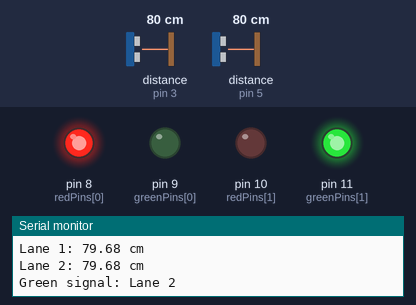
Bench run of a sketch on a simulated Arduino Uno, built with avr-gcc and run on an emulated ATmega328P. On the bench: output pins drawn as LEDs (lit = HIGH), the last lines printed to the serial monitor. Wiring (inferred from the names in the program): 2 × ultrasonic range finder: trigger pin 2, echo pin 3 / trigger pin 4, echo pin 5. The test bench sets the inputs (shaded band); at power-on: distance to the obstacle (sensors on pin 3, pin 5) 80 cm. The echo pulse lasts 58.3 µs per cm; pins used as bus, display or sensor lines are not drawn.

Above: at 6.9 s.
7.0 s: distance to the obstacle (sensor on pin 3) set to 71 cm
13.8 s: distance to the obstacle (sensor on pin 5) set to 4 cm
At 18.1 s:
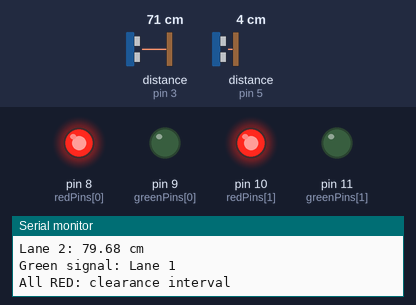
25.9 s: distance to the obstacle (sensor on pin 5) set to 2 cm
At 31.4 s:
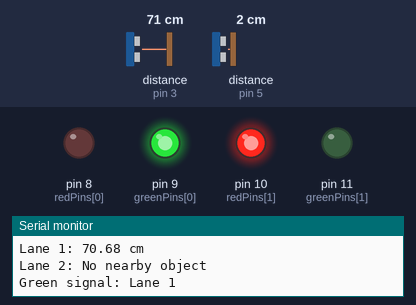
38.0 s: distance to the obstacle (sensor on pin 5) set to 9 cm
At 43.6 s:
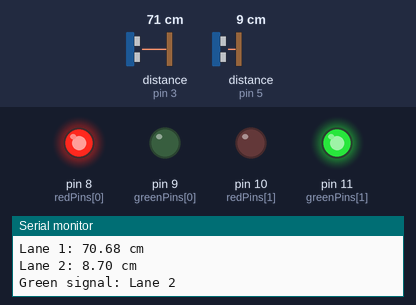
50.1 s: distance to the obstacle (sensor on pin 5) set to 62 cm
56.9 s: distance to the obstacle (sensor on pin 5) set to 70 cm
At 62.2 s:
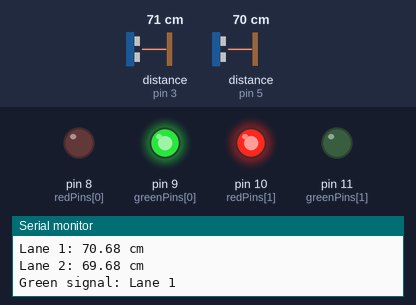
Timing chart, 0 to 68.6 s (numbered marks = the images above; inputs shaded):
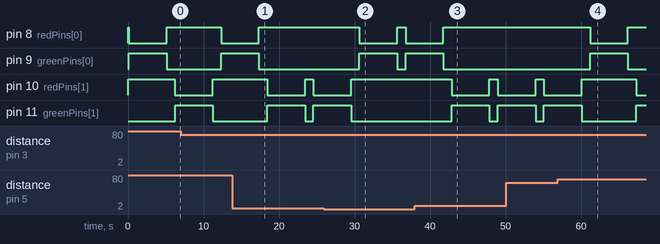

The sketch:

Two_Lane_code.ino
```cpp
const int trigPins[2] = {2, 4};
const int echoPins[2] = {3, 5};

const int redPins[2] = {8, 10};
const int greenPins[2] = {9, 11};

const float DETECTION_LIMIT = 100.0;
const float TIE_MARGIN = 5.0;

const unsigned long GREEN_TIME = 5000;
const unsigned long ALL_RED_TIME = 1000;

const float NO_OBJECT = 999.0;

int lastServedLane = 1;

float measureDistance(int lane) {
  digitalWrite(trigPins[lane], LOW);
  delayMicroseconds(2);

  digitalWrite(trigPins[lane], HIGH);
  delayMicroseconds(10);
  digitalWrite(trigPins[lane], LOW);

  unsigned long duration =
      pulseIn(echoPins[lane], HIGH, 25000);

  if (duration == 0) {
    return NO_OBJECT;
  }

  float distance = duration * 0.0343 / 2.0;

  if (distance < 2 || distance > 400) {
    return NO_OBJECT;
  }

  return distance;
}

void allRed() {
  for (int i = 0; i < 2; i++) {
    digitalWrite(greenPins[i], LOW);
    digitalWrite(redPins[i], HIGH);
  }
}

void setGreen(int lane) {
  allRed();
  digitalWrite(redPins[lane], LOW);
  digitalWrite(greenPins[lane], HIGH);
}

int selectLane(float distance[]) {
  bool detected[2];

  for (int i = 0; i < 2; i++) {
    detected[i] = distance[i] <= DETECTION_LIMIT;
  }

  // Neither lane has a nearby detected object
  if (!detected[0] && !detected[1]) {
    return 1 - lastServedLane;
  }

  // Only Lane 1 has a detected object
  if (detected[0] && !detected[1]) {
    return 0;
  }

  // Only Lane 2 has a detected object
  if (!detected[0] && detected[1]) {
    return 1;
  }

  // Both lanes have detected objects
  if (abs(distance[0] - distance[1]) <= TIE_MARGIN) {
    return 1 - lastServedLane;
  }

  return (distance[0] < distance[1]) ? 0 : 1;
}

void setup() {
  Serial.begin(9600);

  for (int i = 0; i < 2; i++) {
    pinMode(trigPins[i], OUTPUT);
    pinMode(echoPins[i], INPUT);

    pinMode(redPins[i], OUTPUT);
    pinMode(greenPins[i], OUTPUT);

    digitalWrite(trigPins[i], LOW);
  }

  allRed();
  Serial.println("Two-Lane Adaptive Traffic Control");
}

void loop() {
  float distance[2];

  // Read both sensors
  for (int i = 0; i < 2; i++) {
    distance[i] = measureDistance(i);
    delay(50);
  }

  // Print readings
  for (int i = 0; i < 2; i++) {
    Serial.print("Lane ");
    Serial.print(i + 1);
    Serial.print(": ");

    if (distance[i] == NO_OBJECT ||
        distance[i] > DETECTION_LIMIT) {
      Serial.println("No nearby object");
    } else {
      Serial.print(distance[i]);
      Serial.println(" cm");
    }
  }

  int selectedLane = selectLane(distance);

  Serial.print("Green signal: Lane ");
  Serial.println(selectedLane + 1);

  setGreen(selectedLane);
  lastServedLane = selectedLane;

  delay(GREEN_TIME);

  allRed();
  Serial.println("All RED: clearance interval");
  delay(ALL_RED_TIME);
}
```

Measured:
- the behaviour switches between 3 and 2 cm on distance to the obstacle (sensor on pin 5) (found by bisection; images 1 and 2)
- the behaviour switches between 65 and 66 cm on distance to the obstacle (sensor on pin 5) (found by bisection; images 3 and 4)
- after the input at 13.8 s, pin 8 (redPins[0]): goes on until 17.3 s, then stays HIGH; pin 9 (greenPins[0]): goes on until 17.3 s, then stays LOW; pin 10 (redPins[1]): HIGH → LOW after 4.6 s, → HIGH 5.0 s later, → LOW 1.1 s later; pin 11 (greenPins[1]): LOW → HIGH after 4.6 s, → LOW 5.0 s later, → HIGH 1.1 s later
- after the input at 25.9 s, pin 8 (redPins[0]): HIGH → LOW after 4.8 s, → HIGH 5.0 s later, → LOW 1.1 s later; pin 9 (greenPins[0]): LOW → HIGH after 4.8 s, → LOW 5.0 s later, → HIGH 1.1 s later; pin 10 (redPins[1]): goes on until 29.5 s, then stays HIGH; pin 11 (greenPins[1]): goes on until 29.5 s, then stays LOW
- after the input at 38.0 s, pin 8 (redPins[0]): goes on until 41.8 s, then stays HIGH; pin 9 (greenPins[0]): goes on until 41.8 s, then stays LOW; pin 10 (redPins[1]): HIGH → LOW after 4.9 s, → HIGH 5.0 s later, → LOW 1.1 s later; pin 11 (greenPins[1]): LOW → HIGH after 4.9 s, → LOW 5.0 s later, → HIGH 1.1 s later
- after the input at 56.9 s, pin 8 (redPins[0]): HIGH → LOW after 4.3 s, → HIGH 5.0 s later; pin 9 (greenPins[0]): LOW → HIGH after 4.3 s, → LOW 5.0 s later
